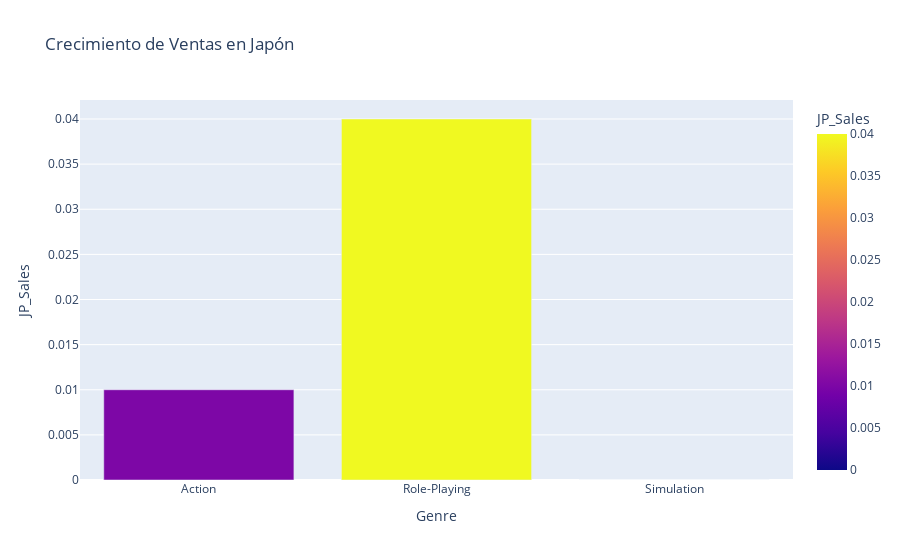

The notebook cell saved with this chart:
### Code cell
# Analizar el crecimiento de ventas en Japón
jp_growth = df_recent.groupby("Genre")["JP_Sales"].sum().reset_index()
fig = px.bar(jp_growth, x="Genre", y="JP_Sales", title="Crecimiento de Ventas en Japón", color="JP_Sales")
fig.show()

### Figure 1 — Plotly figure (JSON) as saved in the notebook; plotly's stock layout.template omitted (floating-point values rounded to 4 significant figures)
{"data": [{"alignmentgroup": "True", "hovertemplate": "Genre=%{x}<br>JP_Sales=%{marker.color}<extra></extra>", "legendgroup": "", "marker": {"color": [0.01, 0.04, 0], "coloraxis": "coloraxis", "pattern": {"shape": ""}}, "name": "", "offsetgroup": "", "orientation": "v", "showlegend": false, "textposition": "auto", "type": "bar", "x": ["Action", "Role-Playing", "Simulation"], "xaxis": "x", "y": [0.01, 0.04, 0], "yaxis": "y"}], "layout": {"barmode": "relative", "coloraxis": {"colorbar": {"title": {"text": "JP_Sales"}}, "colorscale": [[0, "#0d0887"], [0.1111, "#46039f"], [0.2222, "#7201a8"], [0.3333, "#9c179e"], [0.4444, "#bd3786"], [0.5556, "#d8576b"], [0.6667, "#ed7953"], [0.7778, "#fb9f3a"], [0.8889, "#fdca26"], [1, "#f0f921"]]}, "legend": {"tracegroupgap": 0}, "title": {"text": "Crecimiento de Ventas en Japón"}, "xaxis": {"anchor": "y", "domain": [0, 1], "title": {"text": "Genre"}}, "yaxis": {"anchor": "x", "domain": [0, 1], "title": {"text": "JP_Sales"}}}}
